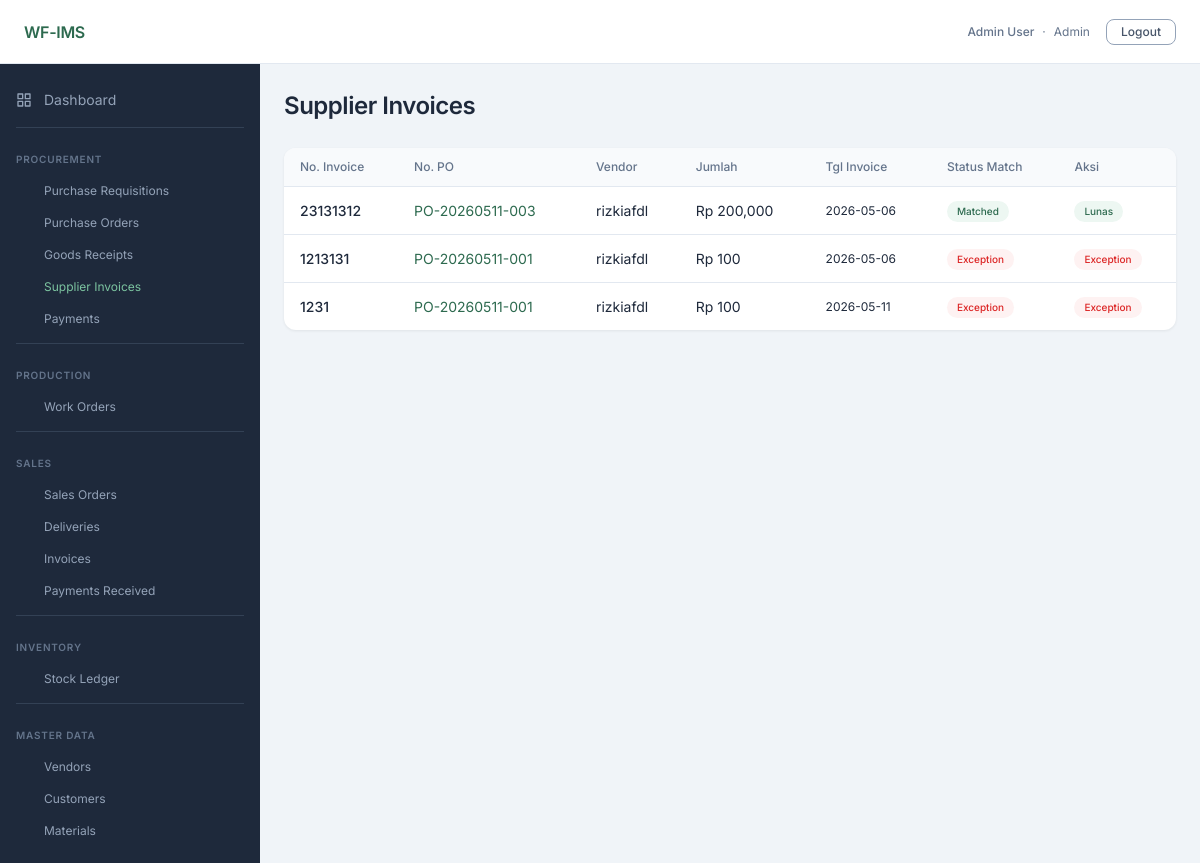
The app's page /procurement/invoice (signed in) with its own data.
### app/models/user.py (models this page shows, shortened)
class User(UserMixin, db.Model):
    __tablename__ = 'users'
    id = db.Column(db.Integer, primary_key=True)
    email = db.Column(db.String(120), unique=True, nullable=False)
    password_hash = db.Column(db.String(256), nullable=False)
    full_name = db.Column(db.String(100), nullable=False)
    role = db.Column(db.Enum(UserRole), nullable=False)
    is_active = db.Column(db.Boolean, default=True, nullable=False)
    created_at = db.Column(db.DateTime, default=lambda: datetime.now(timezone.utc), nullable=False)

### app/models/procurement.py (models this page shows)
class SupplierInvoice(db.Model):
    __tablename__ = 'supplier_invoices'
    id = db.Column(db.Integer, primary_key=True)
    invoice_number = db.Column(db.String(50), nullable=False)
    po_id = db.Column(db.Integer, db.ForeignKey('purchase_orders.id'), nullable=False)
    vendor_id = db.Column(db.Integer, db.ForeignKey('vendors.id'), nullable=False)
    invoice_amount = db.Column(db.Numeric(14, 2), nullable=False)
    invoice_date = db.Column(db.Date, nullable=False)
    received_date = db.Column(db.Date, nullable=False)
    match_status = db.Column(db.Enum(InvoiceMatchStatus), nullable=False, default=InvoiceMatchStatus.pending)
    matched_at = db.Column(db.DateTime, nullable=True)
    created_by = db.Column(db.Integer, db.ForeignKey('users.id'), nullable=False)
    created_at = db.Column(db.DateTime, default=lambda: datetime.now(timezone.utc), nullable=False)
    creator = db.relationship('User', foreign_keys=[created_by], backref='supplier_invoices_created')
    payment_vouchers = db.relationship('PaymentVoucher', backref='supplier_invoice', lazy='dynamic')

class PurchaseOrder(db.Model):
    __tablename__ = 'purchase_orders'
    id = db.Column(db.Integer, primary_key=True)
    po_number = db.Column(db.String(20), unique=True, nullable=False)
    pr_id = db.Column(db.Integer, db.ForeignKey('purchase_requisitions.id'), nullable=True)
    vendor_id = db.Column(db.Integer, db.ForeignKey('vendors.id'), nullable=False)
    material_id = db.Column(db.Integer, db.ForeignKey('materials.id'), nullable=False)
    qty_ordered = db.Column(db.Numeric(12, 3), nullable=False)
    unit_price = db.Column(db.Numeric(14, 2), nullable=False)
    total_amount = db.Column(db.Numeric(14, 2), nullable=False)
    expected_delivery_date = db.Column(db.Date, nullable=True)
    status = db.Column(db.Enum(POStatus), nullable=False, default=POStatus.draft)
    confirmed_at = db.Column(db.DateTime, nullable=True)
    created_by = db.Column(db.Integer, db.ForeignKey('users.id'), nullable=False)
    created_at = db.Column(db.DateTime, default=lambda: datetime.now(timezone.utc), nullable=False)
    material = db.relationship('Material', backref='purchase_orders')
    creator = db.relationship('User', foreign_keys=[created_by], backref='purchase_orders_created')
    goods_receipts = db.relationship('GoodsReceipt', backref='purchase_order', lazy='dynamic')
    supplier_invoices = db.relationship('SupplierInvoice', backref='purchase_order', lazy='dynamic')

### app/models/master.py (models this page shows)
class Vendor(db.Model):
    __tablename__ = 'vendors'
    id = db.Column(db.Integer, primary_key=True)
    name = db.Column(db.String(100), nullable=False)
    contact_name = db.Column(db.String(100))
    phone = db.Column(db.String(20))
    email = db.Column(db.String(120))
    address = db.Column(db.Text)
    payment_terms = db.Column(db.Integer)  # days
    is_active = db.Column(db.Boolean, default=True, nullable=False)
    created_at = db.Column(db.DateTime, default=lambda: datetime.now(timezone.utc), nullable=False)
    purchase_orders = db.relationship('PurchaseOrder', backref='vendor', lazy='dynamic')
    supplier_invoices = db.relationship('SupplierInvoice', backref='vendor', lazy='dynamic')

### app/blueprints/procurement/routes.py (the view)
@bp.route('/invoice')
@login_required
def invoice_list():
    invoices = SupplierInvoice.query.order_by(SupplierInvoice.created_at.desc()).all()
    return render_template('procurement/invoice_list.html', invoices=invoices)

### app/models/user.py (called while the page is built)
@login_manager.user_loader
def load_user(user_id):
    return User.query.get(int(user_id))

### app/templates/procurement/invoice_list.html (shortened to what this page needs)
{% extends 'base.html' %}
{% block content %}
{% set mbadge = {'pending':'badge-warning','matched':'badge-success','exception':'badge-danger'} %}
<div class="page-header">
  <h1 class="page-title">Supplier Invoices</h1>
</div>
<div class="table-wrapper">
  <table class="table">
    <thead>
      <tr>
        <th>No. Invoice</th>
        <th>No. PO</th>
        <th>Vendor</th>
        <th>Jumlah</th>
        <th>Tgl Invoice</th>
        <th>Status Match</th>
        <th>Aksi</th>
      </tr>
    </thead>
    <tbody>
      {% for inv in invoices %}
      <tr>
        <td class="fw-medium">{{ inv.invoice_number }}</td>
        <td>
          <a href="{{ url_for('procurement.po_detail', po_id=inv.po_id) }}">{{ inv.purchase_order.po_number }}</a>
        </td>
        <td>{{ inv.vendor.name }}</td>
        <td>{{ "Rp {:,.0f}".format(inv.invoice_amount | float) }}</td>
        <td class="text-sm text-muted">{{ inv.invoice_date }}</td>
        <td>
          <span class="badge {{ mbadge.get(inv.match_status.value, 'badge-neutral') }}">
            {{ inv.match_status.value | title }}
          </span>
        </td>
        <td>
          {% if inv.match_status.value == 'pending' %}
            <form method="POST" action="{{ url_for('procurement.invoice_match', invoice_id=inv.id) }}">
              <button type="submit" class="btn btn-outlined btn-sm">Run 3-Way Match</button>
            </form>
          {% elif inv.payment_vouchers.count() > 0 %}
            <span class="badge badge-success">Lunas</span>
          {% elif inv.match_status.value == 'exception' %}
            <span class="badge badge-danger">Exception</span>
          {% endif %}
        </td>
      </tr>
      {% else %}
      <tr>
        <td colspan="7" class="text-center text-muted">Belum ada Supplier Invoice.</td>
      </tr>
      {% endfor %}
    </tbody>
  </table>
</div>
{% endblock %}

### app/templates/partials/navbar.html
<nav class="navbar">
  <span class="navbar-brand">WF-IMS</span>
  <div class="navbar-right">
    {% if current_user.is_authenticated %}
      <div class="navbar-user">
        <span class="fw-medium">{{ current_user.full_name }}</span>
        <span class="text-muted">·</span>
        <span class="text-muted">{{ current_user.role.value | title }}</span>
      </div>
      <a href="{{ url_for('auth.logout') }}" class="btn btn-secondary btn-sm">Logout</a>
    {% endif %}
  </div>
</nav>

### static/css/tokens.css (style rules this page uses)
:root { --color-primary-900: #1a3d2e; --color-primary-800: #1f4d39; --color-primary-700: #245c43; --color-primary-600: #2D6A4F; --color-primary-500: #3a8a66; --color-primary-400: #52a880; --color-primary-300: #7cc4a0; --color-primary-200: #a8dbbf; --color-primary-100: #d4eedf; --color-primary-50: #edf7f2; --color-secondary-900: #0f172a; --color-secondary-800: #1e293b; --color-secondary-700: #334155; --color-secondary-600: #475569; --color-secondary-500: #64748b; --color-secondary-400: #94a3b8; --color-secondary-300: #cbd5e1; --color-secondary-200: #e2e8f0; --color-secondary-100: #f1f5f9; --color-secondary-50: #f8fafc; --color-tertiary-900: #78350f; --color-tertiary-800: #92400e; --color-tertiary-700: #b45309; --color-tertiary-600: #D97706; --color-tertiary-500: #f59e0b; --color-tertiary-400: #fbbf24; --color-tertiary-300: #fcd34d; --color-tertiary-200: #fde68a; --color-tertiary-100: #fef3c7; --color-tertiary-50: #fffbeb; --color-neutral-900: #1e2a5e; --color-neutral-800: #2d3a7a; --color-neutral-700: #4050a0; --color-neutral-600: #6474BB; --color-neutral-500: #7b8fd0; --color-neutral-400: #9daade; --color-neutral-300: #bec7eb; --color-neutral-200: #dde2f4; --color-neutral-100: #eef0f9; --color-neutral-50: #f6f7fd; --color-success: var(--color-primary-600); --color-warning: var(--color-tertiary-600); --color-danger: #dc2626; --color-info: var(--color-neutral-600); --color-bg-page: #f0f4f8; --color-bg-card: #ffffff; --color-bg-sidebar: var(--color-secondary-800); --color-text-primary: var(--color-secondary-800); --color-text-muted: var(--color-secondary-500); --color-border: var(--color-secondary-200); --font-family-base: 'Inter', sans-serif; --text-display-size: 36px; --text-display-weight: 700; --text-display-tracking: -0.72px; --text-h1-size: 24px; --text-h1-weight: 600; --text-h1-tracking: -0.48px; --text-h2-size: 20px; --text-h2-weight: 500; --text-h2-tracking: -0.40px; --text-h3-size: 16px; --text-h3-weight: 500; --text-h3-tracking: -0.32px; --text-p1-size: 14px; --text-p1-weight: 400; --text-p1-tracking: 0; --text-p2-size: 12px; --text-p2-weight: 400; --text-p2-tracking: 0; --text-p3-size: 10px; --text-p3-weight: 400; --text-p3-tracking: 0; --space-1: 4px; --space-2: 8px; --space-3: 12px; --space-4: 16px; --space-5: 20px; --space-6: 24px; --space-8: 32px; --space-10: 40px; --space-12: 48px; --space-16: 64px; }

### static/css/base.css (style rules this page uses)
*, *::before, *::after { box-sizing: border-box; margin: 0; padding: 0; }
html { font-size: 16px; -webkit-text-size-adjust: 100%; }
body { font-family: var(--font-family-base); font-size: var(--text-p1-size); font-weight: var(--text-p1-weight); color: var(--color-text-primary); background: var(--color-bg-page); line-height: 1.5; -webkit-font-smoothing: antialiased; }
a { color: var(--color-primary-600); text-decoration: none; }
h1 { font-size: var(--text-h1-size); font-weight: var(--text-h1-weight); letter-spacing: var(--text-h1-tracking); color: var(--color-text-primary); }

### static/css/layout.css (style rules this page uses)
.navbar { height: 64px; background: #fff; border-bottom: 1px solid var(--color-border); display: flex; align-items: center; justify-content: space-between; padding: 0 var(--space-6); flex-shrink: 0; z-index: 100; }
.navbar-brand { font-size: var(--text-h3-size); font-weight: 600; color: var(--color-primary-600); letter-spacing: -0.3px; }
.navbar-right { display: flex; align-items: center; gap: var(--space-4); font-size: var(--text-p2-size); color: var(--color-text-muted); }
.navbar-user { display: flex; align-items: center; gap: var(--space-2); }
.page-header { display: flex; align-items: center; justify-content: space-between; margin-bottom: var(--space-6); }
.page-title { font-size: var(--text-h1-size); font-weight: var(--text-h1-weight); letter-spacing: var(--text-h1-tracking); color: var(--color-text-primary); }

### records on screen
User: full_name "Admin User", role.value "Admin"
SupplierInvoice: invoice_number "23131312", purchase_order.po_number "PO-20260511-003", vendor.name "rizkiafdl", invoice_amount "Rp 200,000", invoice_date "2026-05-06", match_status.value "Matched", shows "Lunas"
SupplierInvoice: invoice_number "1213131", purchase_order.po_number "PO-20260511-001", vendor.name "rizkiafdl", invoice_amount "Rp 100", invoice_date "2026-05-06", match_status.value "Exception"
SupplierInvoice: invoice_number "1231", purchase_order.po_number "PO-20260511-001", vendor.name "rizkiafdl", invoice_amount "Rp 100", invoice_date "2026-05-11", match_status.value "Exception"
